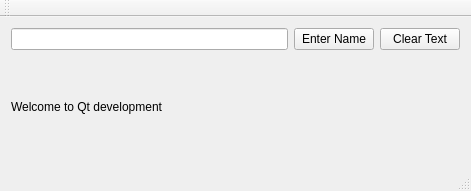
<?xml version="1.0" encoding="UTF-8"?>
<ui version="4.0">
 <class>MainWindow</class>
 <widget class="QMainWindow" name="MainWindow">
  <property name="geometry">
   <rect>
    <x>0</x>
    <y>0</y>
    <width>471</width>
    <height>191</height>
   </rect>
  </property>
  <property name="windowTitle">
   <string>MainWindow</string>
  </property>
  <widget class="QWidget" name="centralWidget">
   <layout class="QVBoxLayout" name="verticalLayout">
    <item>
     <layout class="QHBoxLayout" name="horizontalLayout">
      <item>
       <widget class="QLineEdit" name="lineEditName"/>
      </item>
      <item>
       <widget class="QPushButton" name="pushButtonName">
        <property name="text">
         <string>Enter Name</string>
        </property>
       </widget>
      </item>
      <item>
       <widget class="QPushButton" name="pushButtonClear">
        <property name="text">
         <string>Clear Text</string>
        </property>
       </widget>
      </item>
     </layout>
    </item>
    <item>
     <widget class="QLabel" name="labelHello">
      <property name="text">
       <string>Welcome to Qt development</string>
      </property>
     </widget>
    </item>
   </layout>
  </widget>
  <widget class="QMenuBar" name="menuBar">
   <property name="geometry">
    <rect>
     <x>0</x>
     <y>0</y>
     <width>471</width>
     <height>21</height>
    </rect>
   </property>
  </widget>
  <widget class="QToolBar" name="mainToolBar">
   <attribute name="toolBarArea">
    <enum>TopToolBarArea</enum>
   </attribute>
   <attribute name="toolBarBreak">
    <bool>false</bool>
   </attribute>
  </widget>
  <widget class="QStatusBar" name="statusBar"/>
 </widget>
 <layoutdefault spacing="6" margin="11"/>
 <resources/>
 <connections/>
</ui>
